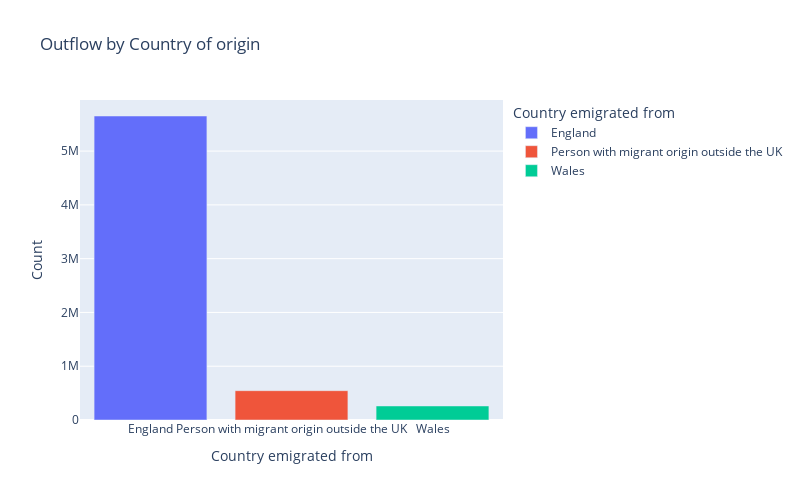

Here is the notebook cell this chart was saved with:
### Code cell
# Group outflow by country migration type and ethnicities
crty_category = mig_ctry_out_df.groupby(['Migrant country one year ago label'])['Count'].sum().reset_index()
crty_category = crty_category.sort_values(by='Count', ascending=False)


# Remove rows with 'Does not apply' in any of the specified columns
crty_category_filtered = crty_category[~crty_category[['Migrant country one year ago label']].apply(lambda x: 'Does not apply' in x.values, axis=1)]

# Sort the DataFrame in descending order by 'Count'
crty_category_filtered = crty_category_filtered.sort_values(by='Count', ascending=False)
# print(crty_category_filtered)

# Create bar chart
fig = px.bar(crty_category_filtered,
             x='Migrant country one year ago label',
             y='Count',
             color='Migrant country one year ago label',
            
             labels={'Count': 'Count',
                     'Migrant country one year ago label': 'Country emigrated from'},
             title='Outflow by Country of origin',
             width=800, height=500)

# Customize tooltip format
fig.update_traces(hovertemplate='%{y:,.0f} Count')

# Show the plot
fig.show()

### Figure 1 — Plotly figure (JSON) as saved in the notebook; plotly's stock layout.template omitted (floating-point values rounded to 4 significant figures)
{"data": [{"alignmentgroup": "True", "hovertemplate": "%{y:,.0f} Count", "legendgroup": "England", "marker": {"color": "#636efa", "pattern": {"shape": ""}}, "name": "England", "offsetgroup": "England", "orientation": "v", "showlegend": true, "textposition": "auto", "type": "bar", "x": ["England"], "xaxis": "x", "y": [5652477], "yaxis": "y"}, {"alignmentgroup": "True", "hovertemplate": "%{y:,.0f} Count", "legendgroup": "Person with migrant origin outside the UK", "marker": {"color": "#EF553B", "pattern": {"shape": ""}}, "name": "Person with migrant origin outside the UK", "offsetgroup": "Person with migrant origin outside the UK", "orientation": "v", "showlegend": true, "textposition": "auto", "type": "bar", "x": ["Person with migrant origin outside the UK"], "xaxis": "x", "y": [545101], "yaxis": "y"}, {"alignmentgroup": "True", "hovertemplate": "%{y:,.0f} Count", "legendgroup": "Wales", "marker": {"color": "#00cc96", "pattern": {"shape": ""}}, "name": "Wales", "offsetgroup": "Wales", "orientation": "v", "showlegend": true, "textposition": "auto", "type": "bar", "x": ["Wales"], "xaxis": "x", "y": [260592], "yaxis": "y"}], "layout": {"barmode": "relative", "height": 500, "legend": {"title": {"text": "Country emigrated from"}, "tracegroupgap": 0}, "title": {"text": "Outflow by Country of origin"}, "width": 800, "xaxis": {"anchor": "y", "categoryarray": ["England", "Person with migrant origin outside the UK", "Wales"], "categoryorder": "array", "domain": [0, 1], "title": {"text": "Country emigrated from"}}, "yaxis": {"anchor": "x", "domain": [0, 1], "title": {"text": "Count"}}}}
